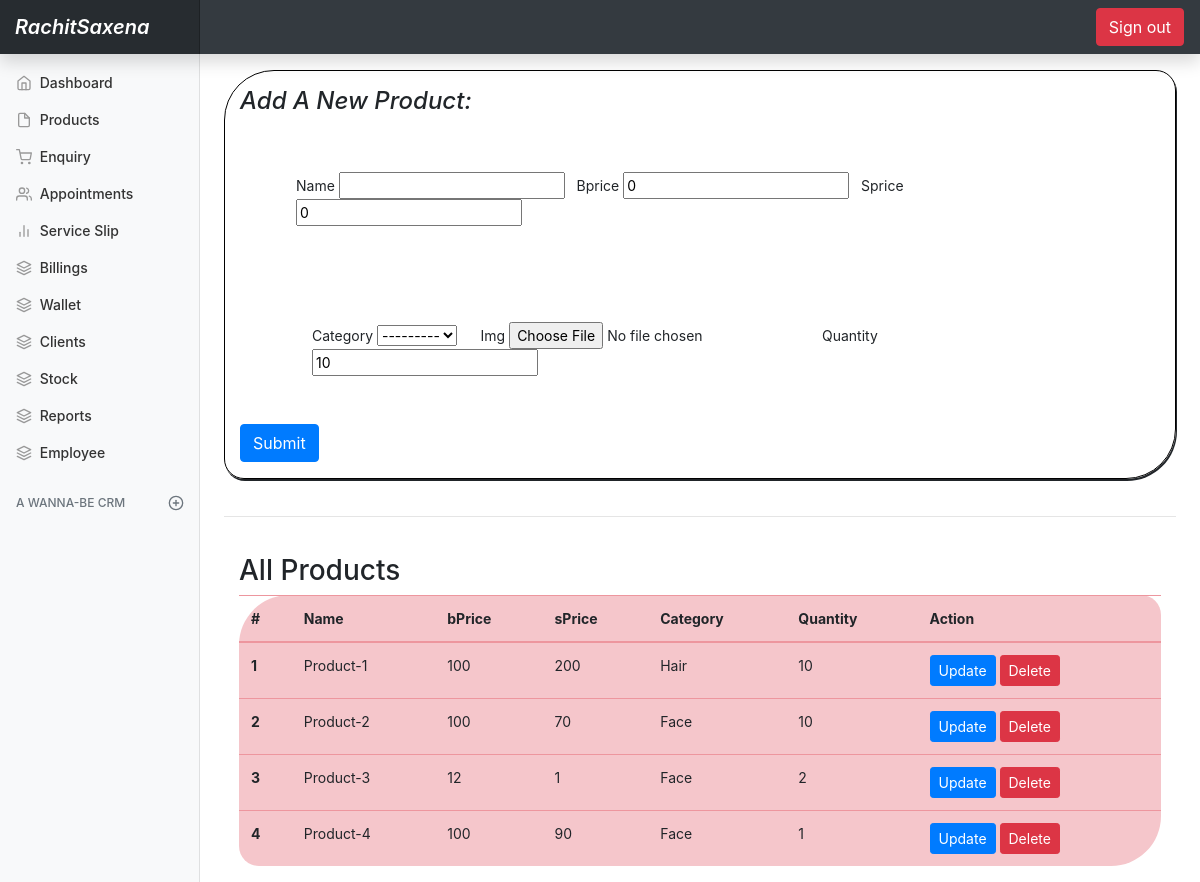
The app's page /product (signed in) with its own data.
### basic/models.py (models this page shows, shortened)
class Product(models.Model):
    name = models.CharField(max_length=100 ,null=True , blank=True )
    bprice = models.IntegerField(default=0 , null=True  , blank=True)
    sprice = models.IntegerField(default=0 , null= True , blank=True)
    category = models.ForeignKey(Category , on_delete= models.CASCADE)
    quantity = models.IntegerField(default=10)
    img = models.ImageField(null=True , blank=True)
    date = models.DateTimeField(auto_now_add=True)

class Category(models.Model):
    name = models.CharField(max_length=100 , null=True , blank=True)
    service = models.ForeignKey(Service , on_delete= models.CASCADE)
    def __str__(self):
        return self.name

### basic/views.py (the view)
# urls.py: path('product'  ,views.product , name='product'),
@login_required(login_url='loginPage')
def product(request):
    enq = Product.objects.all()
    form = EnquiryForm()
    if request.method == 'POST':
        form = ProductForm(request.POST)
        if form.is_valid():
            form.save()
            return redirect('dashboard')
        else :
            return HttpResponse('<h3> Try again </h3>')
    else :
        form = ProductForm()
    params = {
        'form' : form ,
        'pro' : enq
    }
    return render(request , 'basic/product.html' , params)

### basic/forms.py
class ProductForm(ModelForm):
    class Meta:
        model = Product
        fields = '__all__'

### basic/templates/basic/product.html (shortened to what this page needs)
{% extends 'basic/base.html' %}
{% block content %}
<main role="main" class="col-md-9 ml-sm-auto col-lg-10 px-md-4">
    <div class='container commonContainer py-3'>
        <h4><i>Add A New Product: </i></h4>
        <form method='post'  class="form-inline "  action=''> {% csrf_token %}
            <div class='container px-2 m-5'>
      {{form.name.label}}
            {{form.name}}&nbsp;&nbsp;
            {{form.bprice.label}}
            {{form.bprice}}&nbsp;&nbsp;
            {{form.sprice.label}}
            {{form.sprice}}&nbsp;&nbsp;
            </div>
            <div class='container px-4 m-5'>
            {{form.category.label}}
            {{form.category}}
            {{form.img.label}}
            {{form.img}}&nbsp;&nbsp;
            {{form.quantity.label}}
            {{form.quantity}}
            </div>
            <button type="submit" value="Submit" class='btn btn-primary'>Submit</button>
        </form>
    </div>
    <br>
    <hr>
    <br>
    <div class='container'>
        <h3> All Products </h3>
        <table class="table table-danger enquiryTable">
                  <thead>
                    <tr>
                      <th scope="col">#</th>
                      <th scope="col">Name</th>
                      <th scope="col">bPrice</th>
                      <th scope="col">sPrice</th>
                      <th scope="col">Category</th>
                      <th scope='col'>Quantity</th>
                      <th scope='col'>Action </th>
                    </tr>
                  </thead>
                  <tbody>
                  {% for i in pro %}
                    <tr>
                      <th scope="row">{{i.id}}</th>
                      <td>{{i.name}}</td>
                      <td>{{i.bprice}}</td>
                      <td>{{i.sprice}}</td>
                      <td>{{i.category}}</td>
                      <td>{{i.quantity}}</td>
                      <td>
                        <a class='btn btn-sm btn-primary' href="{% url 'productEnquiry' i.id %}">Update </a>
                        <a class='btn btn-sm btn-danger' href="{% url 'productDelete' i.id %}">Delete </a>
                       </td>
                    </tr>
                    {% endfor %}
                  </tbody>
                </table>
    </div>
</main>
{% endblock content %}

### static/css/second.css (style rules this page uses)
.commonContainer { box-shadow: 1px 2px; border-radius: 50px 20px; border: 1px solid black; }
.enquiryTable { border: none; border-radius: 50px 20px; }

### static/dashboard.css (style rules this page uses)
body { font-size: .875rem; }

### basic/templates/basic/base.html (style rules this page uses)
body { background-image: url(https://i1.wp.com/css-tricks.com/wp-content/uploads/2017/09/linear-gradient.png?fit=1800%2C800&ssl=1) }

### basic/templates/basic/product.html (style rules this page uses)
.enquiryTable { border: none; border-radius: 50px 20px; }

### records on screen
Product: id "1", name "Product-1", bprice "100", sprice "200", category "Hair", quantity "10"
Product: id "2", name "Product-2", bprice "100", sprice "70", category "Face", quantity "10"
Product: id "3", name "Product-3", bprice "12", sprice "1", category "Face", quantity "2"
Product: id "4", name "Product-4", bprice "100", sprice "90", category "Face", quantity "1"
